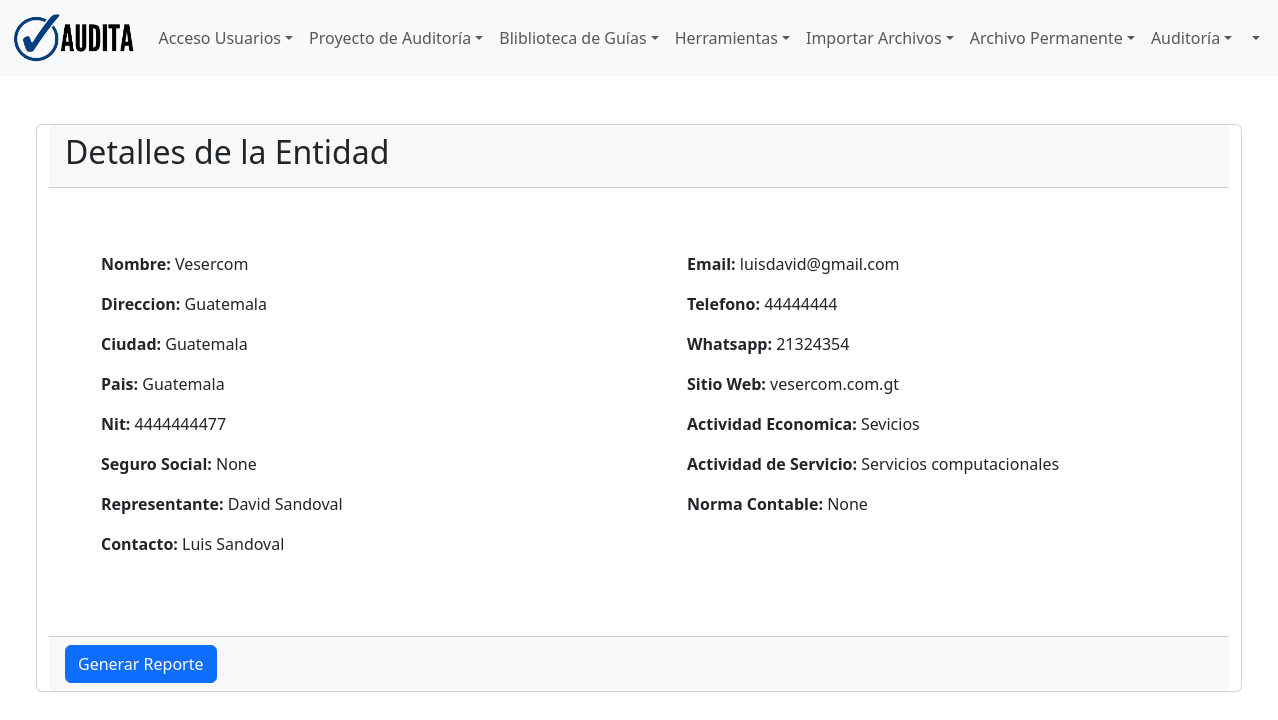
The app's page /proyecto/entidad/1/, older data.
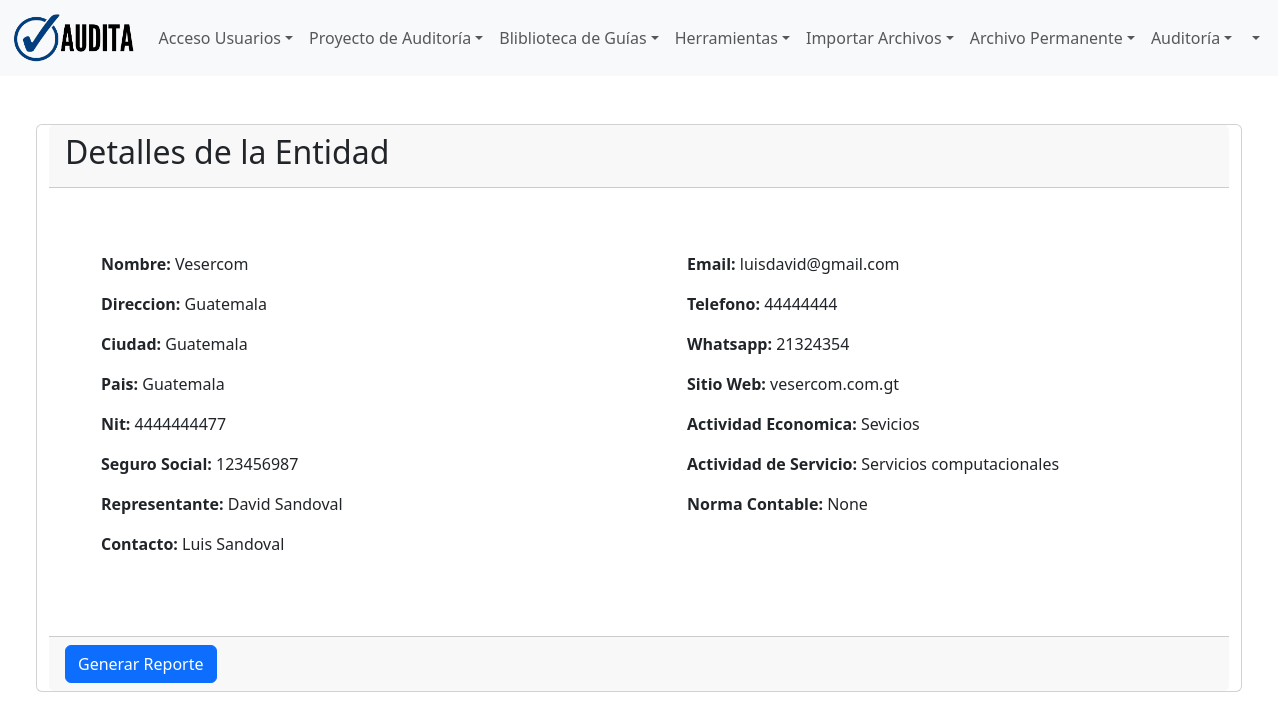
The same page, newer data.
### proyecto/models.py (models this page shows, shortened)
class Entidad(models.Model):
    nombre = models.CharField(max_length=100, null=False, blank=False, verbose_name='Nombre de Entidad')
    direccion = models.CharField(max_length=150, null=False, blank=False, verbose_name='Direccion')
    ciudad = models.CharField(max_length=100, null=False, blank=False, verbose_name='Ciudad')
    pais = models.CharField(max_length=100, null=False, blank=False, verbose_name='Pais')
    nit = models.CharField(max_length=10, null=False, blank=False, verbose_name='Nit')
    seguroSocial = models.CharField(max_length=15, null=True, blank=True, verbose_name='Seguro Social')
    representante = models.CharField(max_length=100, null=False, blank=False, verbose_name='Representante')
    contacto = models.ForeignKey(Contacto,on_delete=models.CASCADE, null=False,blank=False)
    email = models.EmailField(max_length=250, null=True, blank=True, verbose_name='Correo Electrónico')
    telefono = models.CharField(max_length=15, null=True, blank=True, verbose_name='Teléfono')
    whatsapp = models.CharField(max_length=15, null=True, blank=True, verbose_name='WhatsApp/Telegram')
    sitio = models.CharField(max_length=50, null=True, blank=True, verbose_name='Sitio Web')
    actividadE = models.CharField(max_length=100, null=True, blank=True, verbose_name='Actividad Económica')
    actividadS = models.CharField(max_length=100, null=True, blank=True, verbose_name='Actividad de Servicios')
    norma = models.CharField(max_length=100, null=True, blank=True, verbose_name='Norma Contable')
    class Meta:
        db_table = 'entity'
        verbose_name = 'Entidad'
        verbose_name_plural = 'Entidades'
        ordering = ['id']

class Contacto(models.Model):
    nombre = models.CharField(max_length=100, verbose_name='Nombre Contacto')
    movil = models.CharField(max_length=15, verbose_name='Movil Contacto')
    telefono = models.CharField(max_length=15, null=True, blank=True, verbose_name='Teléfono Contacto')
    email = models.EmailField(verbose_name='Email Contacto')
    cargo = models.CharField(max_length=100, null=True, blank=True, verbose_name='Cargo Contacto')
    empresa = models.CharField(max_length=100, null=True, blank=True, verbose_name='Empresa en que labora')
    def __str__(self):
        return self.nombre
    class Meta:
        db_table = 'contact'
        verbose_name = 'Contacto'
        verbose_name_plural = 'Contactos'
        ordering = ['id']

### proyecto/views.py (the view)
# urls.py: path('entidad/<int:pk>/', views.entidad_detail, name='entidad_detail'),
def entidad_detail(request, pk):
    entidad = get_object_or_404(Entidad,pk=pk)
    return render(request, 'proyecto/entidad_detail.html', {'entidad': entidad})

### templates/proyecto/entidad_detail.html
{% extends 'layout/base.html' %}
{% load crispy_forms_tags %}
{% load static %}
{% block 'content' %}
<div class="row p-5">
  <div class="card">
    <div class="card-header">
      <h2>Detalles de la Entidad</h2>
    </div>
    <div class="card-body row">
      <div class="col-md-6 p-5">
        <p><b>Nombre:</b> {{ entidad.nombre }}</p>
        <p><b>Direccion:</b> {{ entidad.direccion }}</p>
        <p><b>Ciudad:</b> {{ entidad.ciudad }}</p>
        <p><b>Pais:</b> {{ entidad.pais }}</p>
        <p><b>Nit:</b> {{ entidad.nit }}</p>
        <p><b>Seguro Social:</b> {{ entidad.seguroSocial }}</p>
        <p><b>Representante:</b> {{ entidad.representante }}</p>
        <p><b>Contacto:</b> {{ entidad.contacto }}</p>
      </div>
      <div class="col-md-6 p-5">
        <p><b>Email:</b> {{ entidad.email }}</p>
        <p><b>Telefono:</b> {{ entidad.telefono }}</p>
        <p><b>Whatsapp:</b> {{ entidad.whatsapp }}</p>
        <p><b>Sitio Web:</b> {{ entidad.sitio }}</p>
        <p><b>Actividad Economica:</b> {{ entidad.actividadE }}</p>
        <p><b>Actividad de Servicio:</b> {{ entidad.actividadS }}</p>
        <p><b>Norma Contable:</b> {{ entidad.norma }}</p>
      </div>
    </div>
    <div class="card-footer">
      <a href="{% url 'entidad_pdf' pk=entidad.pk %}" class="btn btn-primary">Generar Reporte</a>
    </div>
  </div>
</div>
{% endblock 'content' %}

Row changes from the older to the newer data that the page shows:
changed Entidad "Vesercom": seguroSocial "None" → "123456987"
